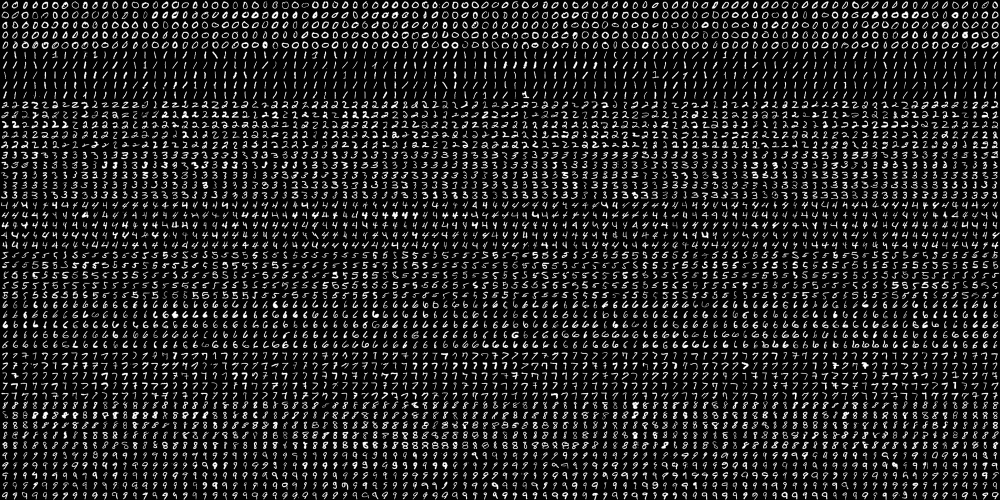
#> input picture Chapter 20/image/digits.png, 2000 x 1000 px (shown at 1/2 size); the run also reads 1 picture not shown here
$ jupyter execute 20-1.ipynb   (older library calls are emulated)
#> lines starting #> are read from the running program, lines starting #| are printed output that depends on the picture
### 第20章 支持向量机
- 支持向量机(Support Vector Machine, SVM)是一种二分类模型，目标是寻找一个超平面对样本数据进行分割，分割的原则是确保分类最优化(类别之间的间隔最大)
- 在已有数据中，找到离分类器最近的点，确保它们离分类器尽可能地远
- 离分类器最远的点称为支持向量(Support Vector)。离分类器最近的点到分类器距离和（两个异类支持向量到分类器的距离和）称为间隔(Margin)
- 一般情况下，把能够被一条直线（更一般的情况，是一条超平面）分割的数据称为线性可分的数据，所以超平面是线性分类器

#### SVM 分类流程
1. 生成分类器模型: `model = cv2.ml.SVM_create()`
2. 训练分类器: `训练结果 = model.train(训练数据, 训练数据排列格式, 训练数据的标签)`
3. 使用分类器完成分类: `(返回值, 返回结果) = model.predict(待分类数据)`

[cell 1]
# ==============0.导入库=====================
import cv2
import numpy as np
import matplotlib.pyplot as plt

# =========== 1. 样本数据与数据标签处理=================
# 1.1 生成模拟样本数据
a = np.random.randint(90, 95, (20, 2)).astype(np.float32)
b = np.random.randint(95, 100, (20, 2)).astype(np.float32)
data = np.vstack((a, b))
data = np.array(data, dtype="float32")
# 1.2 为样本数据贴标签
aLabel = np.zeros((20, 1))
bLabel = np.ones((20, 1))
label = np.vstack((aLabel, bLabel))
label = np.array(label, dtype="int32")
print("data.shape:", data.shape)

# =============== 2. 待分类数据处理=================
# test = np.vstack([[98, 90], [90, 99]])  # 评级：0-A级 1-B级
test = np.random.randint(90, 100, (2, 2)).astype(np.float32)
test = np.array(test, dtype="float32")
print("test:", test)

# =============== 3. SVM分类器=====================
svm = cv2.ml.SVM_create()
svm.train(data, cv2.ml.ROW_SAMPLE, label)
(p1, p2) = svm.predict(test)
# p1：返回码，通常是 0（表示预测成功）。
# p2：预测结果数组，包含每个测试样本的预测类别标签（0 或 1）
print("p1 =", p1, " \n p2 =", p2)
# ============ 4. 显示分类结果分类==================
plt.scatter(a[:, 0], a[:, 1], s=80, c="g", marker="o")
plt.scatter(b[:, 0], b[:, 1], s=80, c="b", marker="s")
plt.scatter(test[:, 0], test[:, 1], s=80, c="r", marker="*")
plt.show()
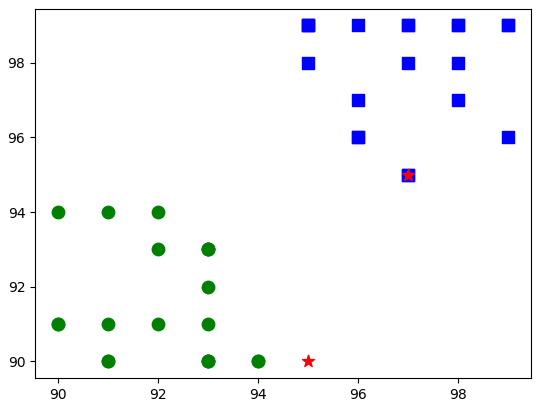
#> figure drawn by matplotlib, 1 panel

#### 手写数字识别

[cell 2]
import cv2
import numpy as np


# =============抗扭斜函数=================
def deskew(img):
    m = cv2.moments(img)  # 计算图像的矩（moments），检测倾斜程度
    if abs(m["mu02"]) < 1e-2:
        return img.copy()    # 如果倾斜度很小，就直接返回原图
    skew = m["mu11"] / m["mu02"]
    s = 20
    M = np.float32([[1, skew, -0.5 * s * skew], [0, 1, 0]]) # 仿射变换矩阵，用于纠正倾斜度
    affine_flags = cv2.WARP_INVERSE_MAP | cv2.INTER_LINEAR  # 仿射变换标志位
    size = (20, 20)  # 每个数字的图像的尺寸
    img = cv2.warpAffine(img, M, size, flags=affine_flags)  # 纠正倾斜度
    return img


# =============HOG函数=================
def hog(img):
    gx = cv2.Sobel(img, cv2.CV_32F, 1, 0)   # 计算水平梯度
    gy = cv2.Sobel(img, cv2.CV_32F, 0, 1)   # 计算垂直梯度
    mag, ang = cv2.cartToPolar(gx, gy)      # 计算梯度幅值和角度
    bins = np.int32(16 * ang / (2 * np.pi)) # 将角度转换为16个区间，便于统计直方图
    # 将图像分为4个部分，分别统计每个部分的直方图
    bin_cells = bins[:10, :10], bins[10:, :10], bins[:10, 10:], bins[10:, 10:]
    mag_cells = mag[:10, :10], mag[10:, :10], mag[:10, 10:], mag[10:, 10:]
    # 计算加权直方图    16：bin 数量。
    # b.ravel()：bin 索引（0-15，对应16个方向）。
    # m.ravel()：权重（梯度幅值）。
    hists = [np.bincount(b.ravel(), m.ravel(), 16) for b, m in zip(bin_cells, mag_cells)]
    hist = np.hstack(hists)                 # 将四个部分的直方图合并为一个直方图
    return hist


# ============= 1 样本图像处理、贴标签=================
img = cv2.imread("image/digits.png", cv2.IMREAD_GRAYSCALE)
#> img is the input picture: shape (1000, 2000); min 0, max 255, mean 33.8
train = [np.hsplit(row, 100) for row in np.vsplit(img, 50)] # 将图像分割为50*100个小图，每个小图大小为20*20像素
#> train = 50 items
deskewed = [list(map(deskew, row)) for row in train]        # 纠正倾斜度
#> in deskew, `m = cv2.moments(img)`: m = moments, m00 16057, centre m10/m00, m01/m00 = (9.95, 9.55)
#> in deskew, `skew = m["mu11"] / m["mu02"]`: skew = -0.347
#> in deskew, `M = np.float32([[1, skew, -0.5 * s * skew], [0, 1, 0]])`: M = [[1, -0.347, 3.47], [0, 1, 0]]
#> in deskew (call 19), `m = cv2.moments(img)`: m = moments, m00 14211, centre m10/m00, m01/m00 = (9.84, 9.84)
#> in deskew (call 19), `m = cv2.moments(img)`:
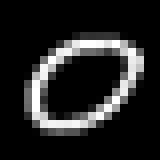
#> img: shape (20, 20) (shown 8 times larger); min 0, max 255, mean 35.5
#> in deskew (call 19), `skew = m["mu11"] / m["mu02"]`: skew = -0.36
#> in deskew (call 19), `M = np.float32([[1, skew, -0.5 * s * skew], [0, 1, 0]])`: M = [[1, -0.36, 3.6], [0, 1, 0]]
#> in deskew (call 19), `img = cv2.warpAffine(img, M, size, flags=affine_flags)`:
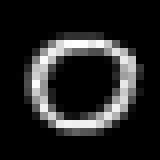
#> img: shape (20, 20) (shown 8 times larger); min 0, max 255, mean 35.5
#> in deskew (call 20), `m = cv2.moments(img)`: m = moments, m00 19153, centre m10/m00, m01/m00 = (9.69, 9.95)
#> in deskew (call 20), `m = cv2.moments(img)`:
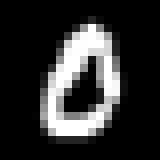
#> img: shape (20, 20) (shown 8 times larger); min 0, max 255, mean 47.9
#> in deskew (call 20), `skew = m["mu11"] / m["mu02"]`: skew = -0.172
#> in deskew (call 20), `M = np.float32([[1, skew, -0.5 * s * skew], [0, 1, 0]])`: M = [[1, -0.172, 1.72], [0, 1, 0]]
#> in deskew (call 20), `img = cv2.warpAffine(img, M, size, flags=affine_flags)`:
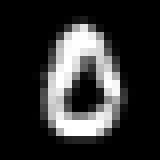
#> img: shape (20, 20) (shown 8 times larger); min 0, max 255, mean 47.9
#> in deskew (call 21), `m = cv2.moments(img)`: m = moments, m00 16139, centre m10/m00, m01/m00 = (10.21, 9.57)
#> in deskew (call 21), `m = cv2.moments(img)`:
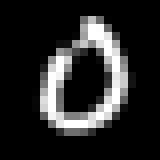
#> img: shape (20, 20) (shown 8 times larger); min 0, max 255, mean 40.3
#> in deskew (call 21), `skew = m["mu11"] / m["mu02"]`: skew = -0.19
#> in deskew (call 21), `M = np.float32([[1, skew, -0.5 * s * skew], [0, 1, 0]])`: M = [[1, -0.19, 1.9], [0, 1, 0]]
#> in deskew (call 21), `img = cv2.warpAffine(img, M, size, flags=affine_flags)`:
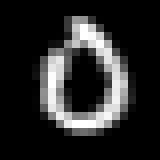
#> img: shape (20, 20) (shown 8 times larger); min 0, max 255, mean 40.4
#> in deskew (call 22), `m = cv2.moments(img)`: m = moments, m00 18776, centre m10/m00, m01/m00 = (9.7, 10.1)
#> in deskew (call 22), `m = cv2.moments(img)`:
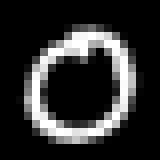
#> img: shape (20, 20) (shown 8 times larger); min 0, max 255, mean 46.9
#> in deskew (call 22), `skew = m["mu11"] / m["mu02"]`: skew = -0.148
#> in deskew (call 22), `M = np.float32([[1, skew, -0.5 * s * skew], [0, 1, 0]])`: M = [[1, -0.148, 1.48], [0, 1, 0]]
#> in deskew (call 22), `img = cv2.warpAffine(img, M, size, flags=affine_flags)`:
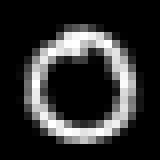
#> img: shape (20, 20) (shown 8 times larger); min 0, max 255, mean 46.9
#> in deskew (call 23), `m = cv2.moments(img)`: m = moments, m00 19850, centre m10/m00, m01/m00 = (9.78, 9.72)
#> in deskew (call 23), `m = cv2.moments(img)`:
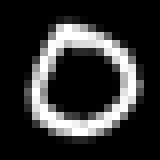
#> img: shape (20, 20) (shown 8 times larger); min 0, max 255, mean 49.6
#> in deskew (call 23), `skew = m["mu11"] / m["mu02"]`: skew = -0.0161
#> in deskew (call 23), `M = np.float32([[1, skew, -0.5 * s * skew], [0, 1, 0]])`: M = [[1, -0.0161, 0.161], [0, 1, 0]]
#> deskewed = 50 items
hogdata = [list(map(hog, row)) for row in deskewed]         # 计算每个小图的HOG特征
#> in hog, `hists = [np.bincount(b.ravel(), m.ravel(), 16) for b, m in zip(bin_cel..`: hists = 4 items
#> in hog, `hist = np.hstack(hists)`: hist = 64 values, max 8730.6 at index 1, min 0 at index 4, mean 1520.4
#> hogdata = 50 items
binN = 16
trainData = np.float32(hogdata).reshape(-1, 16 * 4)         # 将 HOG 数据转换为浮点数组，形状为 (5000, 64)
responses = np.repeat(np.arange(10), 500)[:, np.newaxis]    # 生成标签，0-9，每个数字500个样本，形状为 (5000, 1)
# =============2 待识别图像处理=================
test = cv2.imread("image/test0/2.bmp", cv2.IMREAD_GRAYSCALE)
size = (20, 20)
test = cv2.resize(test, size)
deskewed = deskew(test)
hogdata = hog(deskewed)
#> hogdata = 64 values, max 7237.5 at index 17, min 0 at index 6, mean 1719.9
testData = np.float32(hogdata).reshape(-1, 16 * 4)
# =============3 使用SVM系统=================
svm = cv2.ml.SVM_create()
svm.train(trainData, cv2.ml.ROW_SAMPLE, responses)
svm.setKernel(cv2.ml.SVM_LINEAR)
svm.setType(cv2.ml.SVM_C_SVC)
svm.setC(2.67)
svm.setGamma(5.383)
result = svm.predict(testData)
#> result = (0, [2])
# =============4 输出结果=================
print(result)
#| (0.0, array([[2.]], dtype=float32))
